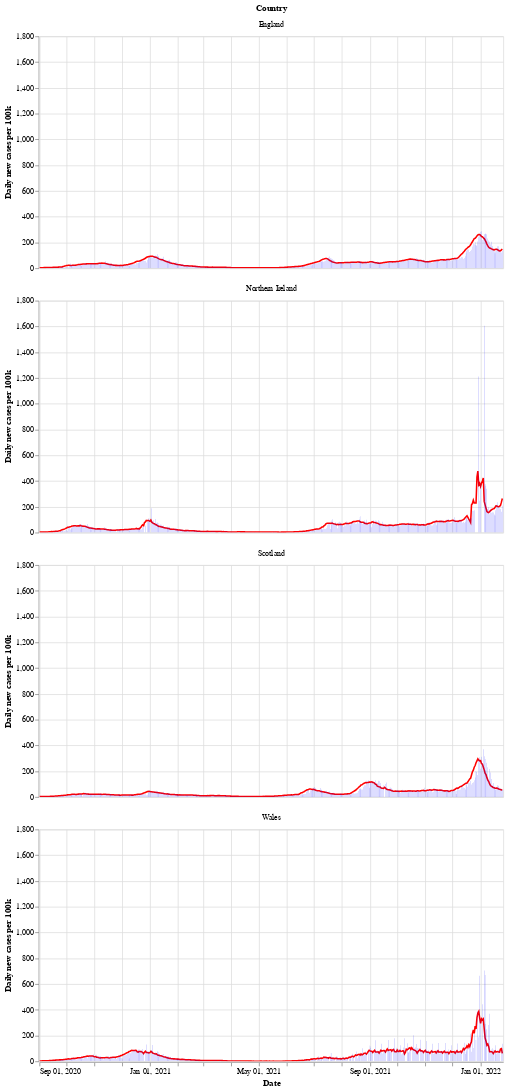

The notebook cell saved with this chart:
### Markdown cell above
Next is a bar chart of the number of new cases in each country (per 100k population), with the 7 day moving average of cases. Again we see that Wales saw a longer period of raising and falling cases compared to the other countries.

After a period of cases falling, each nation is now seeing a rise in the number of cases - especially in Wales.

### Code cell
# collapse
bars = alt.Chart(uk_cases).mark_bar().encode(
    x=alt.X("yearmonthdate(date):T", axis=alt.Axis(title='Date')),
    y=alt.Y("newCasesRate:Q", axis=alt.Axis(title='Daily new cases per 100k')),
    tooltip='newCasesRate',
    color=alt.condition(
        alt.datum.dailyChange > 0,
        alt.value("orange"),  # The positive color
        alt.value("blue")  # The negative color
    )
).properties(title='New cases per 100k population with rolling 7 day average', width=600).interactive()
line = alt.Chart(uk_cases).mark_line(
    color='red',
    size=2,
).transform_window(
    rolling_mean='mean(newCasesRate)',
    frame=[0, 7],
    groupby=['areaName']
).encode(
    x='yearmonthdate(date):T',
    y='rolling_mean:Q'
)
alt.layer(line, bars, data=uk_cases).facet(alt.Row('areaName', title='Country'), columns=1)

### Figure 1 — Vega-Lite specification as saved in the notebook (floating-point values rounded to 4 significant figures; data arrays with more than 128 entries replaced by an {"elided": "..."} marker saying what was removed)
{"config": {"view": {"continuousWidth": 400, "continuousHeight": 300}}, "data": {"name": "data-6c4caec7e2ba5cf3ea30e23ca351319b"}, "facet": {"type": "nominal", "field": "areaName", "title": "Country"}, "spec": {"layer": [{"mark": {"type": "line", "color": "red", "size": 2}, "encoding": {"x": {"type": "temporal", "field": "date", "timeUnit": "yearmonthdate"}, "y": {"type": "quantitative", "field": "rolling_mean"}}, "transform": [{"window": [{"op": "mean", "field": "newCasesRate", "as": "rolling_mean"}], "frame": [0, 7], "groupby": ["areaName"]}]}, {"mark": "bar", "encoding": {"color": {"condition": {"value": "orange", "test": "(datum.dailyChange > 0)"}, "value": "blue"}, "tooltip": {"type": "quantitative", "field": "newCasesRate"}, "x": {"type": "temporal", "axis": {"title": "Date"}, "field": "date", "timeUnit": "yearmonthdate"}, "y": {"type": "quantitative", "axis": {"title": "Daily new cases per 100k"}, "field": "newCasesRate"}}, "selection": {"selector002": {"type": "interval", "bind": "scales", "encodings": ["x", "y"]}}, "title": "New cases per 100k population with rolling 7 day average", "width": 600}]}, "columns": 1, "$schema": "https://vega.github.io/schema/vega-lite/v4.8.1.json", "datasets": {"data-6c4caec7e2ba5cf3ea30e23ca351319b": {"elided": "2048 records"}}}
